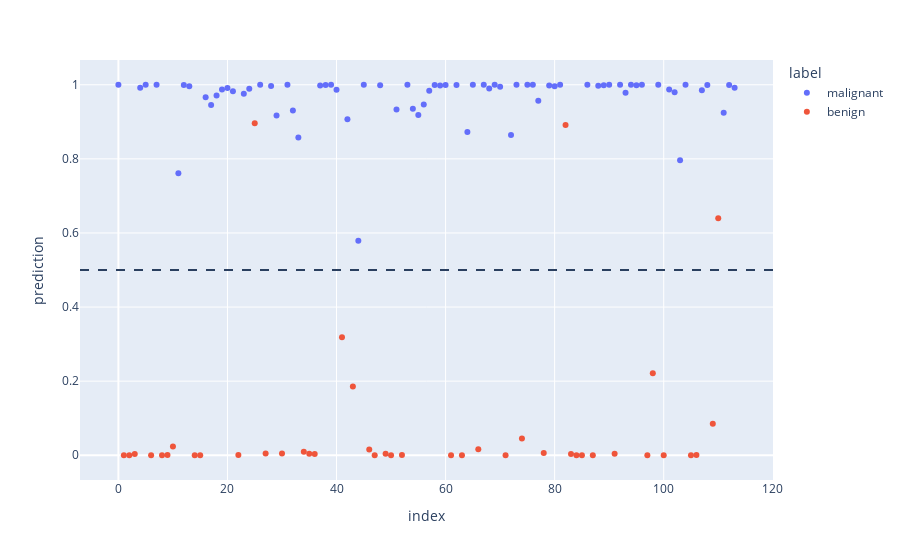

Notebook code cell kept with this figure:
### Markdown cell above
Let us test our learned model on the test dataset.

### Code cell
hat_y_test = model(x_test).detach()
label = y_test.squeeze().type(torch.bool)
label = ['malignant' if tmp else 'benign' for tmp in label]

df_aftertrain = pd.DataFrame({'prediction':hat_y_test.squeeze(),
                            'label':label
                           }
                          )

fig = px.scatter(data_frame=df_aftertrain,
                 y='prediction',
                 color='label',
                 labels={True:'malignant',
                         'benign':False})
fig.add_hline(y=0.5, line_dash='dash')
fig.show()

### Figure 1 — Plotly figure (JSON) as saved in the notebook; plotly's stock layout.template omitted (floating-point values rounded to 4 significant figures)
{"data": [{"hovertemplate": "label=malignant<br>index=%{x}<br>prediction=%{y}<extra></extra>", "legendgroup": "malignant", "marker": {"color": "#636efa", "symbol": "circle"}, "mode": "markers", "name": "malignant", "orientation": "v", "showlegend": true, "type": "scatter", "x": [0, 4, 5, 7, 11, 12, 13, 16, 17, 18, 19, 20, 21, 23, 24, 26, 28, 29, 31, 32, 33, 37, 38, 39, 40, 42, 44, 45, 48, 51, 53, 54, 55, 56, 57, 58, 59, 60, 62, 64, 65, 67, 68, 69, 70, 72, 73, 75, 76, 77, 79, 80, 81, 86, 88, 89, 90, 92, 93, 94, 95, 96, 99, 101, 102, 103, 104, 107, 108, 111, 112, 113], "xaxis": "x", "y": [0.9997, 0.9918, 1.0, 1.0, 0.7611, 0.999, 0.9957, 0.9663, 0.9452, 0.9707, 0.9874, 0.991, 0.9828, 0.9758, 0.9893, 1.0, 0.9966, 0.9168, 0.9998, 0.9305, 0.8578, 0.9978, 0.999, 0.9999, 0.9866, 0.9072, 0.5788, 0.9998, 0.9988, 0.9331, 0.9998, 0.9349, 0.9186, 0.9464, 0.9841, 0.9991, 0.9983, 0.9992, 0.9993, 0.8723, 1.0, 0.9999, 0.99, 0.9999, 0.9945, 0.8641, 1.0, 0.9998, 1.0, 0.957, 0.9982, 0.9959, 1.0, 0.9999, 0.9974, 0.9989, 1.0, 1.0, 0.9787, 1.0, 0.9984, 1.0, 1.0, 0.9869, 0.9797, 0.7963, 1.0, 0.9852, 0.9994, 0.9246, 0.9997, 0.9919], "yaxis": "y"}, {"hovertemplate": "label=benign<br>index=%{x}<br>prediction=%{y}<extra></extra>", "legendgroup": "benign", "marker": {"color": "#EF553B", "symbol": "circle"}, "mode": "markers", "name": "benign", "orientation": "v", "showlegend": true, "type": "scatter", "x": [1, 2, 3, 6, 8, 9, 10, 14, 15, 22, 25, 27, 30, 34, 35, 36, 41, 43, 46, 47, 49, 50, 52, 61, 63, 66, 71, 74, 78, 82, 83, 84, 85, 87, 91, 97, 98, 100, 105, 106, 109, 110], "xaxis": "x", "y": [5.543e-07, 5.466e-06, 0.00351, 3.559e-09, 3.505e-07, 0.0004208, 0.02355, 2.26e-05, 8.685e-20, 0.0004548, 0.8959, 0.004557, 0.004859, 0.009158, 0.004116, 0.003521, 0.3182, 0.1858, 0.0155, 3.381e-06, 0.00372, 1.161e-06, 0.0008995, 2.162e-09, 1.766e-06, 0.01631, 0.0001484, 0.04537, 0.006006, 0.8914, 0.003623, 5.173e-05, 3.381e-05, 2.184e-06, 0.003995, 6.032e-05, 0.2212, 0.0002699, 9.003e-12, 0.0006085, 0.08494, 0.6398], "yaxis": "y"}], "layout": {"legend": {"title": {"text": "label"}, "tracegroupgap": 0}, "margin": {"t": 60}, "shapes": [{"line": {"dash": "dash"}, "type": "line", "x0": 0, "x1": 1, "xref": "x domain", "y0": 0.5, "y1": 0.5, "yref": "y"}], "xaxis": {"anchor": "y", "domain": [0, 1], "title": {"text": "index"}}, "yaxis": {"anchor": "x", "domain": [0, 1], "title": {"text": "prediction"}}}}
